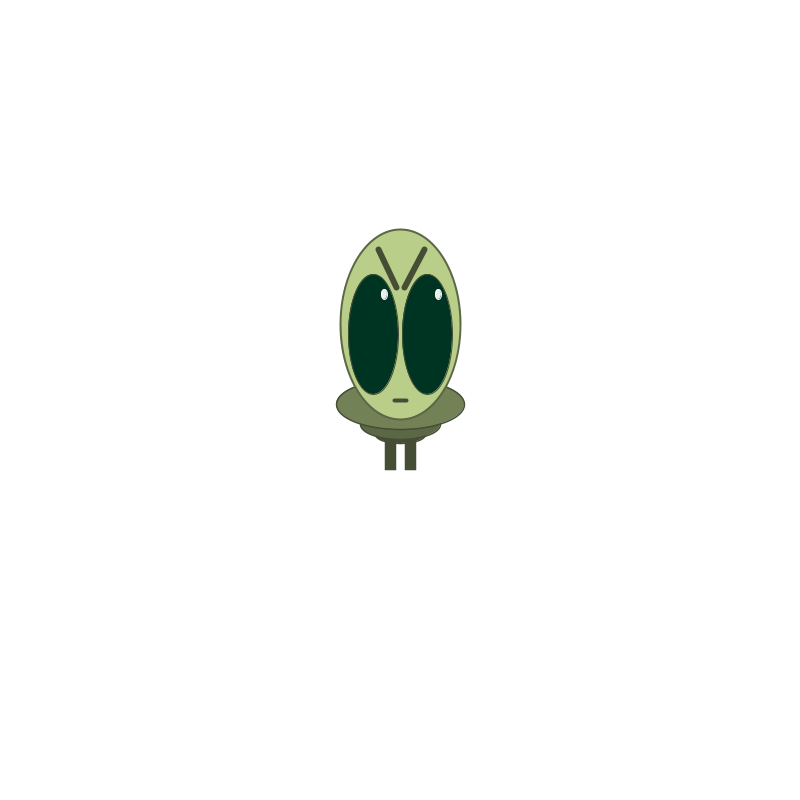
Frame 1 (no input)
Frame 60 (the mouse pressed at the canvas centre just before this capture): identical to frame 1, image omitted
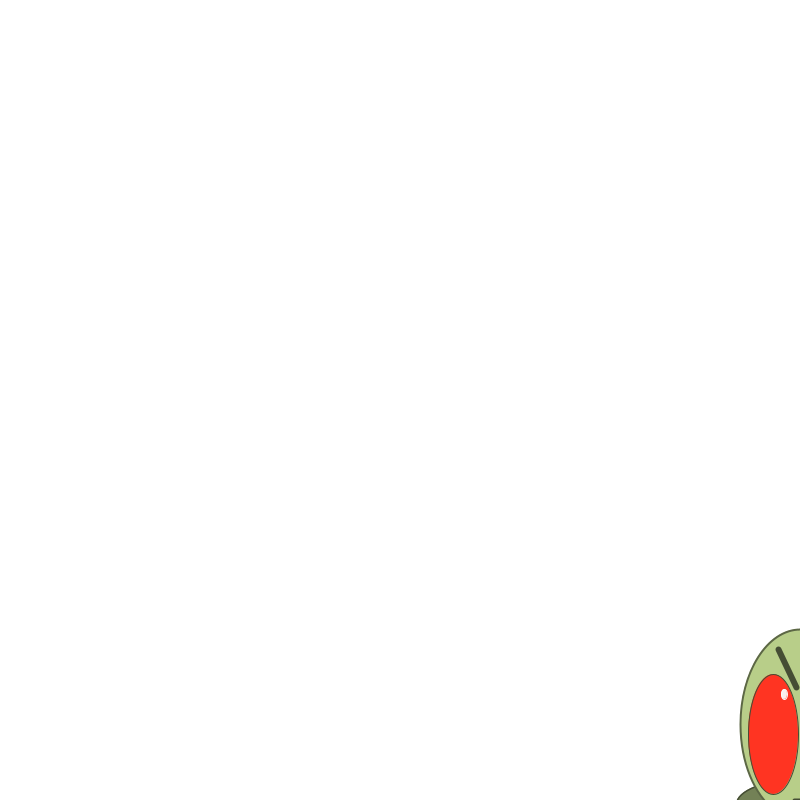
Frame 120 (the mouse held since frame 60 and released just before this capture)

The Processing sketch that drew these frames (run headless with seeded random() and noise(); from frame 60 on, the mouse is pressed at the canvas centre):

// Processing sketch: processing_85025
// ── processing_85025.pde

//
// ITGM 315
// Fundamentals of Programming for Artists
// Professor Altman
//
// EXAMPLE - Programming assignment 1, part 3
//           dynamic drawing of creature
//           basic interaction, moving creature with mouse
//           extra interaction, changing eye color with mouseX
//


//
// setup() is called once at the beginning to initialize
//
void setup() {
  size( 800, 800 );        // size of the window
}


//
// draw() is called once per frame to draw
//
void draw() {
  background( 255 );       // white background
  smooth();                // turn on antialiasing
  
  rectMode( CENTER );      // center mode...
  ellipseMode( CENTER );   // ...for both

  // draw legs and hips
  strokeWeight( 1.5 );
  stroke( 69, 77, 52 );
  fill( 69, 77, 52 );
  rect( mouseX+390, mouseY+454, 10, 30 );
  rect( mouseX+410, mouseY+454, 10, 30 );
  ellipse( mouseX+400, mouseY+434, 50, 18 );
  
  // draw body
  fill( 92, 103, 69 );
  ellipse( mouseX+400, mouseY+424, 80, 30 );
  
  // draw shoulders
  fill( 115, 129, 86 );
  ellipse( mouseX+400, mouseY+404, 128, 50 );
  
  // draw head
  strokeWeight( 2 );
  stroke( 92, 103, 69 );
  fill( 184, 206, 137 );
  ellipse( mouseX+400, mouseY+324, 120, 190 );
  
  // draw eyes
  strokeWeight( 1 );
  stroke( 69, 77, 52 );
//  fill( 46, 52, 34 );
  fill( ((float)mouseX/width)*511, 52, 34 );
  ellipse( mouseX+373, mouseY+334, 50, 120 );
  ellipse( mouseX+427, mouseY+334, 50, 120 );
  
  // draw eyebrows and mouth
  strokeWeight( 6 );
  fill( 23, 26, 17 );
  line( mouseX+396, mouseY+287, mouseX+378, mouseY+249 );
  line( mouseX+404, mouseY+287, mouseX+424, mouseY+249 );
  strokeWeight( 4 );
  line( mouseX+394, mouseY+400, mouseX+406, mouseY+400 );
  
  // draw highlights on the eyes...
  strokeWeight( 1 );
  stroke( 250, 250, 250 );
  fill( 250, 250, 250, 240 );
  ellipse( mouseX+384, mouseY+294, 6, 10 );
  ellipse( mouseX+438, mouseY+294, 6, 10 );
}
